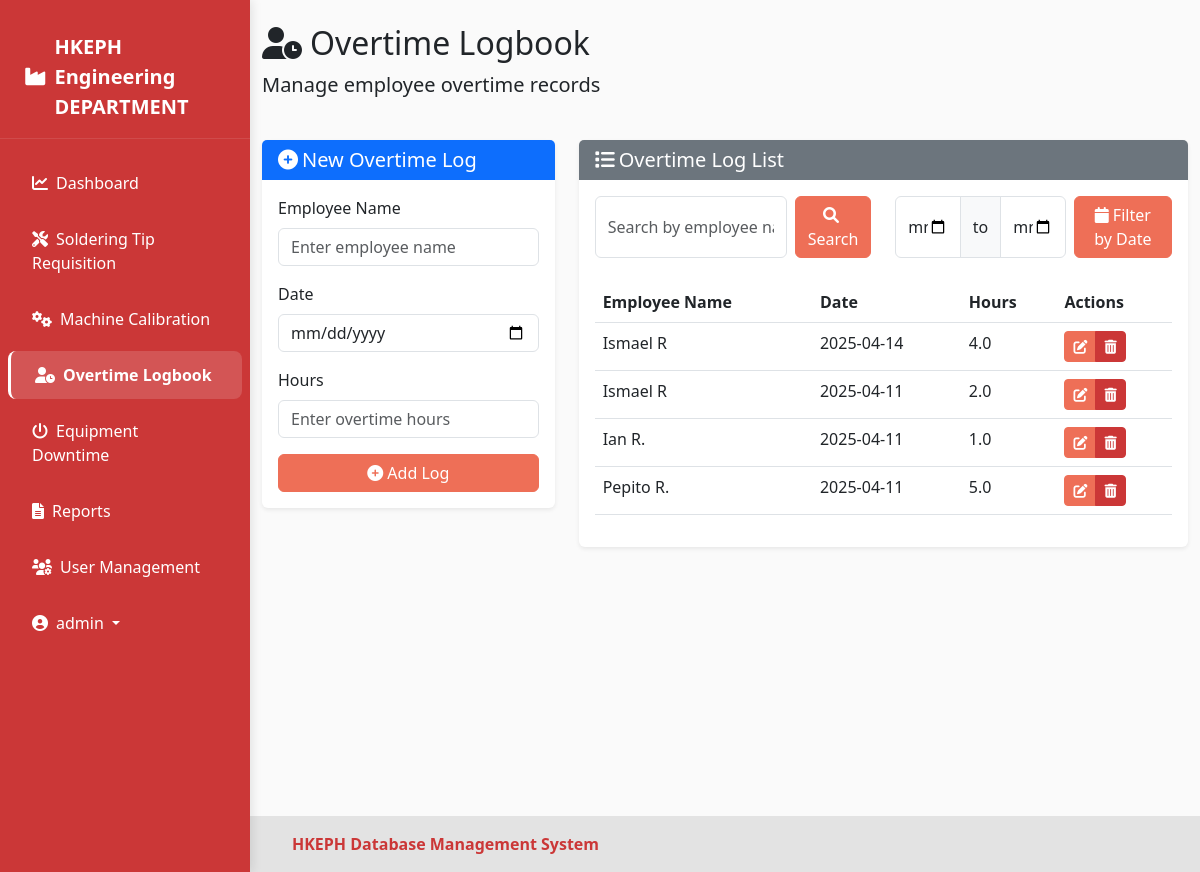
Before: /overtime-logbook (signed in) with the older database file.
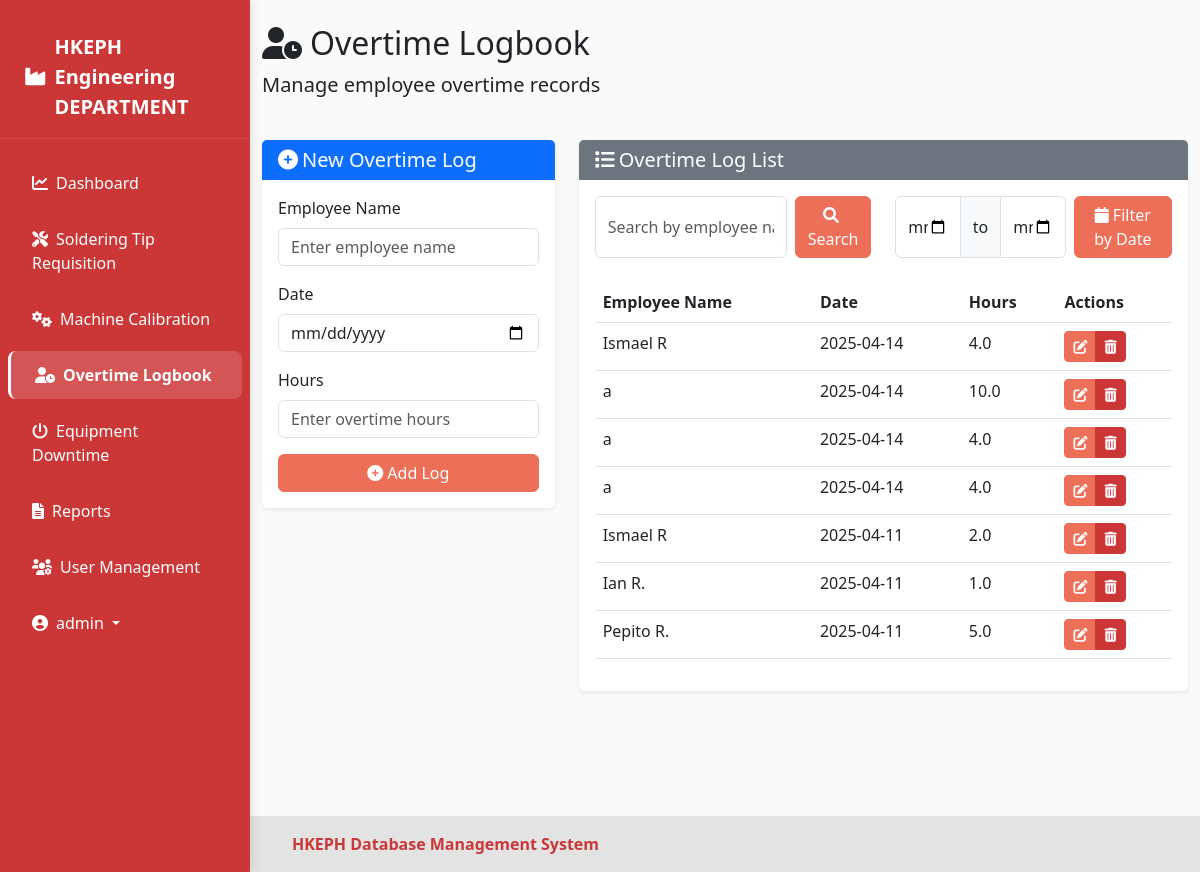
After: the same page with the newer database file.
### models.py (models this page shows, shortened)
class User(UserMixin, db.Model):
    id = db.Column(db.Integer, primary_key=True)
    username = db.Column(db.String(64), unique=True, nullable=False)
    email = db.Column(db.String(120), unique=True, nullable=False)
    password_hash = db.Column(db.String(256), nullable=False)
    is_admin = db.Column(db.Boolean, default=False)
    date_created = db.Column(db.DateTime, default=datetime.utcnow)

class OvertimeLogbook(db.Model):
    id = db.Column(db.Integer, primary_key=True)
    employee_name = db.Column(db.String(100), nullable=False)
    date = db.Column(db.DateTime, nullable=False)
    hours = db.Column(db.Float, nullable=False)
    created_at = db.Column(db.DateTime, default=datetime.utcnow)

### routes.py (the view, shortened to what this page needs)
@app.route('/overtime-logbook')
@login_required
def overtime_logbook():
    search_query = request.args.get('search', '')
    start_date = request.args.get('start_date')
    end_date = request.args.get('end_date')
    query = OvertimeLogbook.query
    if search_query:
        query = query.filter(
            OvertimeLogbook.employee_name.ilike(f'%{search_query}%')
        )
    logs = query.order_by(OvertimeLogbook.date.desc()).all()
    form = OvertimeLogbookForm()
    return render_template('overtime_logbook.html',
                           logs=logs,
                           form=form,
                           search_query=search_query,
                           start_date=start_date,
                           end_date=end_date)

### forms.py
class OvertimeLogbookForm(FlaskForm):
    employee_name = StringField('Employee Name', validators=[DataRequired(), Length(max=100)])
    date = DateField('Date', validators=[DataRequired()])
    hours = FloatField('Hours', validators=[DataRequired(), NumberRange(min=0.5, max=24)])

### app.py (called while the page is built)
@login_manager.user_loader
def load_user(user_id):
    return User.query.get(int(user_id))

### templates/overtime_logbook.html (shortened to what this page needs)
{% extends 'base.html' %}
{% block content %}
<div class="row mb-4">
    <div class="col">
        <h2><i class="fas fa-user-clock me-2"></i>Overtime Logbook</h2>
        <p class="lead">Manage employee overtime records</p>
    </div>
</div>
<div class="row mb-4">
    <div class="col-md-4">
        <div class="card">
            <div class="card-header bg-primary text-white">
                <h5 class="mb-0">
                    {% if edit_log %}
                    <i class="fas fa-edit me-1"></i>Edit Overtime Log
                    {% else %}
                    <i class="fas fa-plus-circle me-1"></i>New Overtime Log
                    {% endif %}
                </h5>
            </div>
            <div class="card-body">
                {% if edit_log %}
                <form method="POST" action="{{ url_for('edit_overtime_log', log_id=edit_log.id) }}">
                {% else %}
                <form method="POST" action="{{ url_for('add_overtime_log') }}">
                {% endif %}
                    <div class="mb-3">
                        <label for="employee_name" class="form-label">Employee Name</label>
                        {{ form.employee_name(class="form-control", placeholder="Enter employee name") }}
                    </div>
                    <div class="mb-3">
                        <label for="date" class="form-label">Date</label>
                        {{ form.date(class="form-control", type="date") }}
                    </div>
                    <div class="mb-3">
                        <label for="hours" class="form-label">Hours</label>
                        {{ form.hours(class="form-control", placeholder="Enter overtime hours") }}
                    </div>
                    <div class="d-grid gap-2">
                        {% if edit_log %}
                        <button type="submit" class="btn btn-primary">
                            <i class="fas fa-save me-1"></i>Update Log
                        </button>
                        <a href="{{ url_for('overtime_logbook') }}" class="btn btn-secondary">
                            <i class="fas fa-times me-1"></i>Cancel
                        </a>
                        {% else %}
                        <button type="submit" class="btn btn-primary">
                            <i class="fas fa-plus-circle me-1"></i>Add Log
                        </button>
                        {% endif %}
                    </div>
                </form>
            </div>
        </div>
    </div>
    <div class="col-md-8">
        <div class="card">
            <div class="card-header bg-secondary text-white">
                <h5 class="mb-0"><i class="fas fa-list me-1"></i>Overtime Log List</h5>
            </div>
            <div class="card-body">
                <div class="row mb-4">
                    <div class="col-md-6">
                        <form class="d-flex" method="GET" action="{{ url_for('overtime_logbook') }}">
                            <input type="text" class="form-control me-2" name="search" placeholder="Search by employee name..." value="{{ search_query if search_query else '' }}">
                            <button class="btn btn-primary" type="submit">
                                <i class="fas fa-search me-1"></i>Search
                            </button>
                        </form>
                    </div>
                    <div class="col-md-6">
                        <form class="d-flex" method="GET" action="{{ url_for('overtime_logbook') }}">
                            <div class="input-group me-2">
                                <input type="date" class="form-control" name="start_date" value="{{ start_date if start_date else '' }}">
                                <span class="input-group-text">to</span>
                                <input type="date" class="form-control" name="end_date" value="{{ end_date if end_date else '' }}">
                            </div>
                            <button class="btn btn-primary" type="submit">
                                <i class="fas fa-calendar me-1"></i>Filter by Date
                            </button>
                        </form>
                    </div>
                </div>
                <div class="table-responsive">
                    <table class="table table-hover">
                        <thead>
                            <tr>
                                <th>Employee Name</th>
                                <th>Date</th>
                                <th>Hours</th>
                                <th>Actions</th>
                            </tr>
                        </thead>
                        <tbody>
                            {% for log in logs %}
                            <tr>
                                <td>{{ log.employee_name }}</td>
                                <td>{{ log.date.strftime('%Y-%m-%d') }}</td>
                                <td>{{ log.hours }}</td>
                                <td>
                                    <div class="btn-group btn-group-sm" role="group">
                                        <a href="{{ url_for('edit_overtime_log', log_id=log.id) }}" class="btn btn-warning">
                                            <i class="fas fa-edit"></i>
                                        </a>
                                        <button type="button" class="btn btn-danger" data-bs-toggle="modal" data-bs-target="#deleteLogModal-{{ log.id }}">
                                            <i class="fas fa-trash-alt"></i>
                                        </button>
                                    </div>
                                </td>
                            </tr>
                            {% endfor %}
                        </tbody>
                    </table>
                </div>
            </div>
        </div>
    </div>
</div>
{% endblock %}

### templates/base.html (shortened to what this page needs)
<!DOCTYPE html>
<html lang="en" data-bs-theme="light">
<head>
    <link href="https://cdn.jsdelivr.net/npm/bootstrap@5.3.0/dist/css/bootstrap.min.css" rel="stylesheet">
    <link rel="stylesheet" href="https://cdnjs.cloudflare.com/ajax/libs/font-awesome/6.0.0/css/all.min.css">
    <link rel="stylesheet" type="text/css" href="https://cdn.jsdelivr.net/npm/daterangepicker/daterangepicker.css" />
    <link rel="stylesheet" href="{{ url_for('static', filename='css/style.css') }}">
</head>
<body>
    <nav class="sidebar collapse d-lg-block" id="sidebar">
        <div class="sidebar-brand">
            <a href="{{ url_for('dashboard') }}">
                <i class="fas fa-industry me-2"></i>HKEPH Engineering DEPARTMENT
            </a>
        </div>
        {% if current_user.is_authenticated %}
        <ul class="sidebar-nav nav flex-column">
            <li class="nav-item">
                <a class="nav-link {% if request.path == url_for('dashboard') %}active fw-bold{% endif %}" href="{{ url_for('dashboard') }}">
                    <i class="fas fa-chart-line me-2"></i>Dashboard
                </a>
            </li>
            <li class="nav-item">
                <a class="nav-link {% if request.path == url_for('soldering_tips') %}active fw-bold{% endif %}" href="{{ url_for('soldering_tips') }}">
                    <i class="fas fa-tools me-2"></i>Soldering Tip Requisition
                </a>
            </li>
            <li class="nav-item">
                <a class="nav-link {% if request.path == url_for('machine_calibrations') %}active fw-bold{% endif %}" href="{{ url_for('machine_calibrations') }}">
                    <i class="fas fa-cogs me-2"></i>Machine Calibration
                </a>
            </li>
            <li class="nav-item">
                <a class="nav-link {% if request.path == url_for('overtime_logbook') %}active fw-bold{% endif %}" href="{{ url_for('overtime_logbook') }}">
                    <i class="fas fa-user-clock me-2"></i>Overtime Logbook
                </a>
            </li>
            <li class="nav-item">
                <a class="nav-link {% if request.path == url_for('equipment_downtime') %}active fw-bold{% endif %}" href="{{ url_for('equipment_downtime') }}">
                    <i class="fas fa-power-off me-2"></i>Equipment Downtime
                </a>
            </li>
            <li class="nav-item">
                <a class="nav-link {% if request.path == url_for('reports') %}active fw-bold{% endif %}" href="{{ url_for('reports') }}">
                    <i class="fas fa-file-alt me-2"></i>Reports
                </a>
            </li>
            {% if current_user.is_admin %}
            <li class="nav-item">
                <a class="nav-link {% if request.path == url_for('user_management') %}active fw-bold{% endif %}" href="{{ url_for('user_management') }}">
                    <i class="fas fa-users-cog me-2"></i>User Management
                </a>
            </li>
            {% endif %}
            <li class="nav-item mt-auto">
                <div class="dropdown">
                    <a class="nav-link dropdown-toggle" href="#" id="sidebarDropdown" role="button" data-bs-toggle="dropdown" aria-expanded="false">
                        <i class="fas fa-user-circle me-2"></i>{{ current_user.username }}
                    </a>
                </div>
            </li>
        </ul>
        {% endif %}
    </nav>
        <main class="container mt-4 mb-5">
            {% block content %}{% endblock %}
        </main>
        <footer style="background-color: var(--light-secondary); color: var(--accent-secondary); position: fixed; bottom: 0; width: 100%; padding: 1rem 0; z-index: 1020;">
            <div class="container">
                <div class="row align-items-center">
                    <div class="col-md-6 text-center text-md-start">
                        <strong>HKEPH Database Management System</strong>
                    </div>
                    <div class="col-md-6 text-center text-md-end">
                        <p class="mb-0">&copy; 2023 All Rights Reserved</p>
                    </div>
                </div>
            </div>
        </footer>
    </body>
    </html>

### static/css/style.css (style rules this page uses)
:root { --light-bg: #FAFAFA; --light-secondary: #E3E3E3; --accent-primary: #EE6F57; --accent-secondary: #CB3737; }
body { padding-bottom: 20px; }
.card { border: none; box-shadow: 0 0.125rem 0.25rem rgba(0, 0, 0, 0.075); transition: all 0.3s ease; }
.card-header { border-bottom: none; }
.table th { font-weight: 600; border-top: none; }
.btn-primary { background-color: var(--accent-primary); border-color: var(--accent-primary); }
.btn-warning { background-color: var(--accent-primary); border-color: var(--accent-primary); color: white; }
.btn-danger { background-color: var(--accent-secondary); border-color: var(--accent-secondary); }
.btn-group > .btn { margin-right: 0; }

### templates/base.html (style rules this page uses)
body { background-color: var(--light-bg); min-height: 100vh; margin: 0; position: relative; padding-bottom: 80px; padding-left: 250px; }
main { min-height: calc(100vh - 80px); }
.sidebar { position: fixed; top: 0; left: 0; bottom: 0; width: 250px; z-index: 1030; transition: all 0.3s ease; box-shadow: 2px 0 10px rgba(0, 0, 0, 0.1); background-color: var(--accent-secondary) !important; overflow-y: auto; padding: 1rem 0; }
.sidebar-nav .nav-link { transition: all 0.3s ease; position: relative; padding: 0.75rem 1.5rem; margin: 0.25rem 0.5rem; border-radius: 0.5rem; color: white !important; }
.sidebar-nav .nav-link.active { background-color: rgba(255, 255, 255, 0.15) !important; border-left: 3px solid white; }
.sidebar-brand { padding: 1rem 1.5rem; margin-bottom: 1rem; border-bottom: 1px solid rgba(255, 255, 255, 0.1); }
.sidebar-brand a { color: white; text-decoration: none; font-size: 1.25rem; font-weight: bold; display: flex; align-items: center; }

Changed rows visible on the page:
added OvertimeLogbook: employee_name "a", date "2025-04-14", hours "10.0"
added OvertimeLogbook: employee_name "a", date "2025-04-14", hours "4.0"
added OvertimeLogbook: employee_name "a", date "2025-04-14", hours "4.0"
